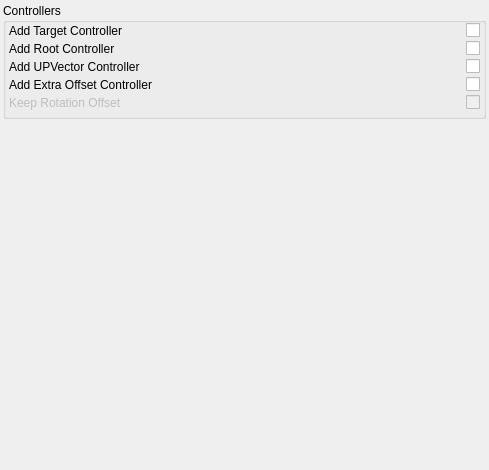
<?xml version="1.0" encoding="UTF-8"?>
<ui version="4.0">
 <class>OrientIsolateUIForm</class>
 <widget class="QWidget" name="OrientIsolateUIForm">
  <property name="geometry">
   <rect>
    <x>0</x>
    <y>0</y>
    <width>489</width>
    <height>470</height>
   </rect>
  </property>
  <property name="windowTitle">
   <string>Form</string>
  </property>
  <layout class="QVBoxLayout" name="verticalLayout">
   <property name="spacing">
    <number>3</number>
   </property>
   <property name="margin">
    <number>3</number>
   </property>
   <item>
    <widget class="QGroupBox" name="groupBox">
     <property name="title">
      <string>Controllers</string>
     </property>
     <layout class="QVBoxLayout" name="verticalLayout_2">
      <property name="spacing">
       <number>3</number>
      </property>
      <property name="leftMargin">
       <number>3</number>
      </property>
      <property name="topMargin">
       <number>0</number>
      </property>
      <property name="rightMargin">
       <number>3</number>
      </property>
      <property name="bottomMargin">
       <number>6</number>
      </property>
      <item>
       <widget class="QWidget" name="widget_3" native="true">
        <layout class="QHBoxLayout" name="horizontalLayout_4">
         <property name="spacing">
          <number>3</number>
         </property>
         <property name="margin">
          <number>0</number>
         </property>
         <item>
          <widget class="QLabel" name="label_2">
           <property name="text">
            <string>Add Target Controller</string>
           </property>
          </widget>
         </item>
         <item>
          <widget class="QCheckBox" name="uiAddTargetController">
           <property name="layoutDirection">
            <enum>Qt::RightToLeft</enum>
           </property>
           <property name="text">
            <string/>
           </property>
          </widget>
         </item>
        </layout>
       </widget>
      </item>
      <item>
       <widget class="QWidget" name="widget_5" native="true">
        <layout class="QHBoxLayout" name="horizontalLayout_6">
         <property name="spacing">
          <number>3</number>
         </property>
         <property name="margin">
          <number>0</number>
         </property>
         <item>
          <widget class="QLabel" name="label_4">
           <property name="text">
            <string>Add Root Controller</string>
           </property>
          </widget>
         </item>
         <item>
          <widget class="QCheckBox" name="uiAddLocalController">
           <property name="layoutDirection">
            <enum>Qt::RightToLeft</enum>
           </property>
           <property name="text">
            <string/>
           </property>
          </widget>
         </item>
        </layout>
       </widget>
      </item>
      <item>
       <widget class="QWidget" name="widget_4" native="true">
        <layout class="QHBoxLayout" name="horizontalLayout_5">
         <property name="spacing">
          <number>3</number>
         </property>
         <property name="margin">
          <number>0</number>
         </property>
         <item>
          <widget class="QLabel" name="label_3">
           <property name="text">
            <string>Add UPVector Controller</string>
           </property>
          </widget>
         </item>
         <item>
          <widget class="QCheckBox" name="uiAddUpVController">
           <property name="layoutDirection">
            <enum>Qt::RightToLeft</enum>
           </property>
           <property name="text">
            <string/>
           </property>
          </widget>
         </item>
        </layout>
       </widget>
      </item>
      <item>
       <widget class="QWidget" name="widget" native="true">
        <layout class="QHBoxLayout" name="horizontalLayout_3">
         <property name="spacing">
          <number>3</number>
         </property>
         <property name="margin">
          <number>0</number>
         </property>
         <item>
          <widget class="QLabel" name="uiExtraOffsetControllerLBL">
           <property name="text">
            <string>Add Extra Offset Controller</string>
           </property>
          </widget>
         </item>
         <item>
          <widget class="QCheckBox" name="uiExtraOffsetController">
           <property name="layoutDirection">
            <enum>Qt::RightToLeft</enum>
           </property>
           <property name="text">
            <string/>
           </property>
          </widget>
         </item>
        </layout>
       </widget>
      </item>
      <item>
       <widget class="QWidget" name="widget_2" native="true">
        <layout class="QHBoxLayout" name="horizontalLayout_2">
         <property name="spacing">
          <number>3</number>
         </property>
         <property name="margin">
          <number>0</number>
         </property>
         <item>
          <widget class="QLabel" name="uiKeepRotationOffsetLBL">
           <property name="enabled">
            <bool>false</bool>
           </property>
           <property name="text">
            <string>Keep Rotation Offset</string>
           </property>
          </widget>
         </item>
         <item>
          <widget class="QCheckBox" name="uiKeepRotationOffset">
           <property name="enabled">
            <bool>false</bool>
           </property>
           <property name="layoutDirection">
            <enum>Qt::RightToLeft</enum>
           </property>
           <property name="text">
            <string/>
           </property>
          </widget>
         </item>
        </layout>
       </widget>
      </item>
     </layout>
    </widget>
   </item>
   <item>
    <spacer name="verticalSpacer">
     <property name="orientation">
      <enum>Qt::Vertical</enum>
     </property>
     <property name="sizeHint" stdset="0">
      <size>
       <width>20</width>
       <height>408</height>
      </size>
     </property>
    </spacer>
   </item>
  </layout>
 </widget>
 <resources/>
 <connections/>
</ui>
